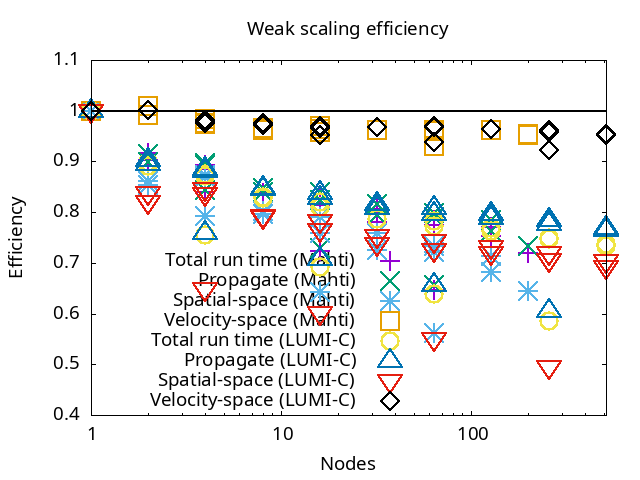

Write gnuplot code to recreate this figure.
set log x
set xrange [1:513]
#set yrange [0:1.1]
set xlabel "Nodes"
set ylabel "Efficiency"
set title "Weak scaling efficiency"
set key left bottom

#set terminal qt
set term png font "Corbel,14"
set output "weak_scaling_efficiency.png"

plot t=0 "202506_CSC_Mahti/weak/all.dat" u 1:(t==0?y0=$2:y0, t=t+1,y0/$2) w p lw 2 ps 3 pt 1 t "Total run time (Mahti)" , \
     t=0 "202506_CSC_Mahti/weak/all.dat" u 1:(t==0?y0=$3:y0, t=t+1,y0/$3) w p lw 2 ps 3 pt 2 t "Propagate (Mahti)", \
     t=0 "202506_CSC_Mahti/weak/all.dat" u 1:(t==0?y0=$4:y0, t=t+1,y0/$4) w p lw 2 ps 3 pt 3 t "Spatial-space (Mahti)", \
     t=0 "202506_CSC_Mahti/weak/all.dat" u 1:(t==0?y0=$5:y0, t=t+1,y0/$5) w p lw 2 ps 3 pt 4 t "Velocity-space (Mahti)", \
     u=0 "202507_EuroHPC_LUMI-C/weak/all.dat" u 1:(u==0?z0=$2:z0, u=u+1,z0/$2) w p lw 2 ps 3 pt 6 t "Total run time (LUMI-C)" , \
     u=0 "202507_EuroHPC_LUMI-C/weak/all.dat" u 1:(u==0?z0=$3:z0, u=u+1,z0/$3) w p lw 2 ps 3 pt 8 t "Propagate (LUMI-C)", \
     u=0 "202507_EuroHPC_LUMI-C/weak/all.dat" u 1:(u==0?z0=$4:z0, u=u+1,z0/$4) w p lw 2 ps 3 pt 10 t "Spatial-space (LUMI-C)", \
     u=0 "202507_EuroHPC_LUMI-C/weak/all.dat" u 1:(u==0?z0=$5:z0, u=u+1,z0/$5) w p lw 2 ps 3 pt 12 t "Velocity-space (LUMI-C)", \
     1 w l lw 2 lc "black" notitle
